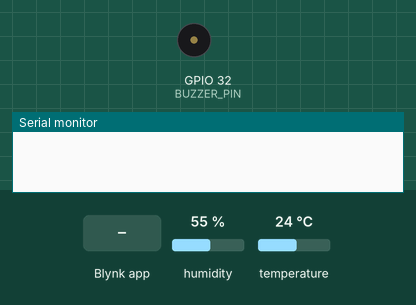
Simulated run of this sketch. Board: ESP32. Shown: buzzer (waves = sounding), the last lines printed to the serial monitor. The test bench sets the inputs (shaded band); at power-on: temperature 24 °C, humidity 55 %. WiFi joins after 1.5 s; servers stay silent unless stated.

Above: at 3.0 s.
3.1 s: Blynk app writes 1 to V2
6.1 s: temperature set to 26 °C
At 7.4 s:
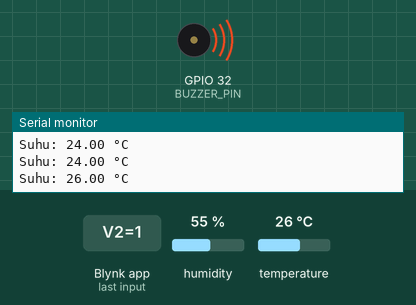
8.3 s: temperature set to 12 °C
At 10.9 s:
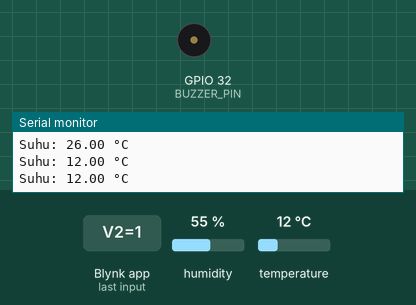
Timing chart, 0 to 12.4 s (numbered marks = the images above; inputs shaded):
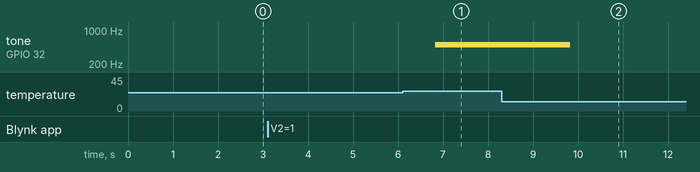

Measured:
- the behaviour switches between 24 and 25 °C on temperature (found by bisection; images 0 and 1)
- after the input at 6.1 s, tone on GPIO 32 (BUZZER_PIN): silent → 500 Hz after 0.73 s
- after the input at 8.3 s, tone on GPIO 32 (BUZZER_PIN): 500 Hz → silent after 1.5 s

The sketch:

codelab.ino
```cpp
#define BLYNK_TEMPLATE_ID "TMPL6-v_Gt08s"
#define BLYNK_TEMPLATE_NAME "Codelab6"
#define BLYNK_AUTH_TOKEN "4_4_yepqueig_zrP0CTh2n_sCvs48qwq"
#define BLYNK_PRINT Serial

#include <WiFi.h>
#include <WiFiClient.h>
#include <BlynkSimpleEsp32.h>
#include <DHT.h>

char ssid[] = "Test1";
char pass[] = "12345678";

// DHT Sensor Pin configuration
#define DHTPIN 15
#define DHTTYPE DHT11
DHT dht(DHTPIN, DHTTYPE);

// Buzzer Pin configuration
#define BUZZER_PIN 32       // Pin untuk buzzer

BlynkTimer timer;           // Timer untuk mengirim data secara berkala

bool switchStatus = false;  // Status tombol switch, default OFF (0)

void sendData() {
    if (switchStatus) {
        // Membaca suhu jika tombol switch ON
        float suhu = dht.readTemperature();

        if (isnan(suhu)) {
            Serial.println("Gagal membaca sensor DHT!");
            return;
        }

        // Menampilkan suhu di Serial Monitor
        Serial.print("Suhu: ");
        Serial.print(suhu);
        Serial.println(" °C");

        // Kirim data suhu ke Blynk
        Blynk.virtualWrite(V0, suhu);

        // Mengontrol buzzer berdasarkan suhu
        if (suhu >= 30) {
            // Suhu panas: suara keras
            tone(BUZZER_PIN, 1000);
            Blynk.virtualWrite(V1, "Panas");
        } else if (suhu >= 25 && suhu < 30) {
            // Suhu hangat: suara sedang
            tone(BUZZER_PIN, 500);
            Blynk.virtualWrite(V1, "Hangat");
        } else {
            // Suhu normal: buzzer mati
            noTone(BUZZER_PIN);
            Blynk.virtualWrite(V1, "Normal");
        }
    } else {
        // Jika tombol OFF, buzzer mati dan sensor DHT tidak membaca
        noTone(BUZZER_PIN); // Matikan buzzer
        Blynk.virtualWrite(V1, "Normal"); // Status Normal
    }
}

void setup() {
    Serial.begin(9600);          // Memulai komunikasi serial
    Blynk.begin(BLYNK_AUTH_TOKEN, ssid, pass); // Koneksi ke Blynk
    dht.begin();                 // Inisialisasi sensor DHT
    pinMode(BUZZER_PIN, OUTPUT); // Atur pin buzzer sebagai output

    // Set timer untuk mengirim data setiap 2 detik
    timer.setInterval(1000L, sendData);
}

void loop() {
    Blynk.run();    // Menjalankan fungsi Blynk
    timer.run();    // Menjalankan fungsi timer
}

// Fungsi untuk membaca status tombol di Blynk dan mengubah status switch
BLYNK_WRITE(V2) {
    switchStatus = param.asInt();  // Mendapatkan status tombol switch (ON/OFF)

    if (switchStatus == 1) {
        // Jika tombol switch di ON, buzzer menyala dan sensor DHT berfungsi
        Blynk.virtualWrite(V1, "Panas");
    } else {
        // Jika tombol switch di OFF, buzzer mati dan sensor DHT tidak membaca
        Blynk.virtualWrite(V1, "Normal");
    }
}
```
